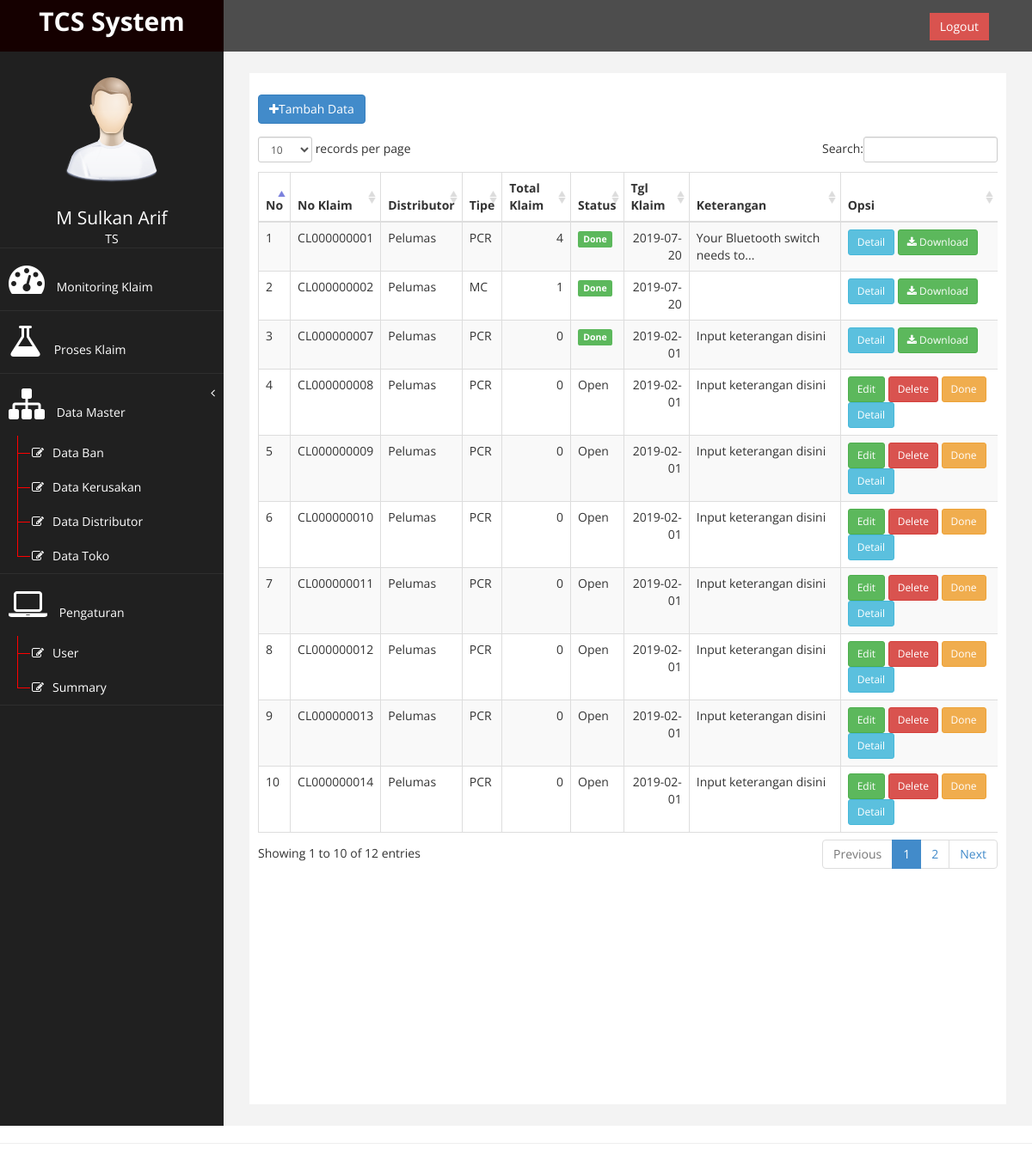
The app's page /?page=klaim (signed in), older data.
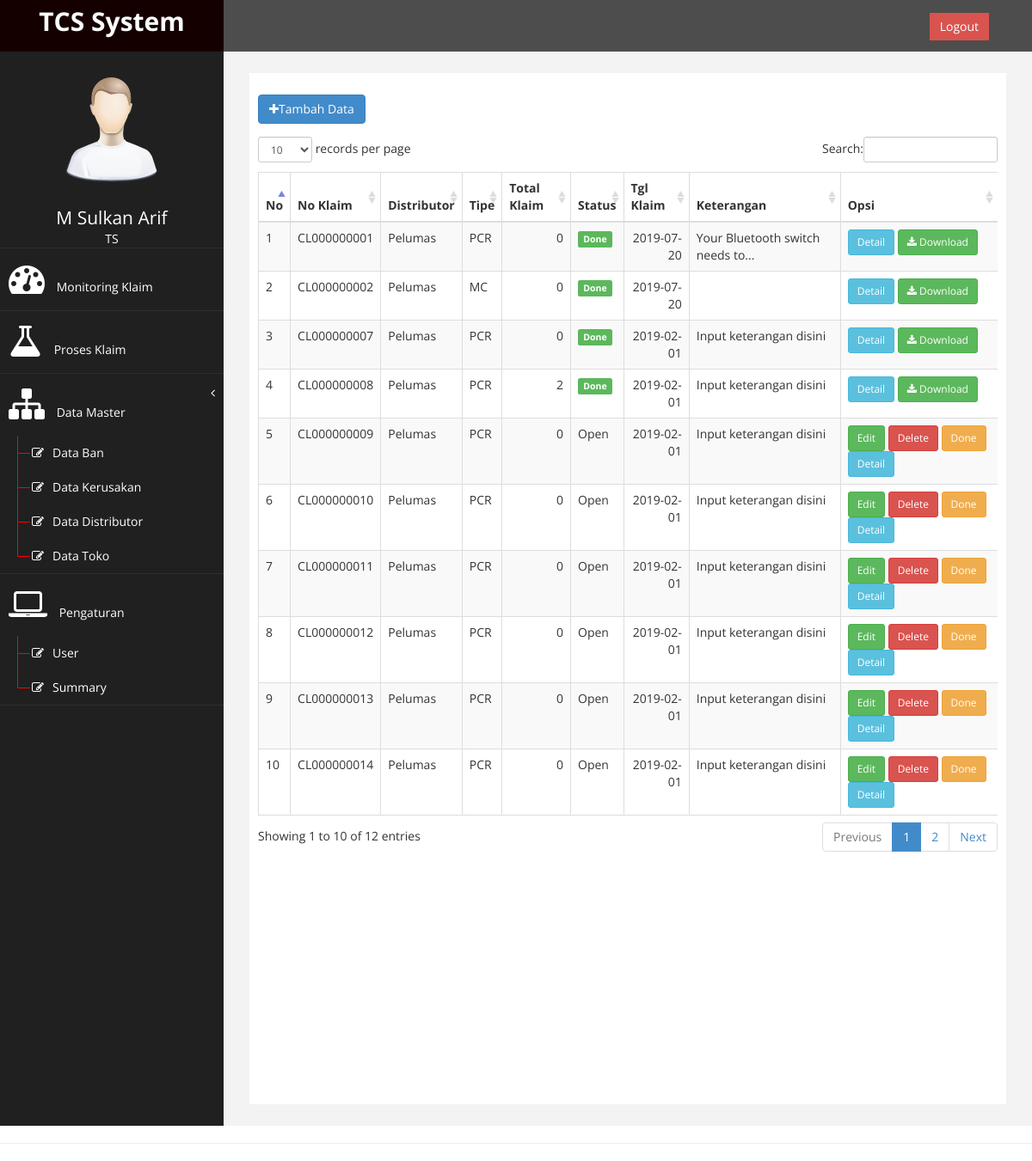
The same page, newer data.
### tables this page shows
CREATE TABLE `db_klaim` (
  `id_klaim` int(11) NOT NULL AUTO_INCREMENT,
  `no_klaim` varchar(20) NOT NULL,
  `grup` varchar(20) NOT NULL,
  `id_distributor` int(1) NOT NULL,
  `tgl_klaim` date DEFAULT NULL,
  `keterangan` text,
  `status` enum('Open','Done') NOT NULL DEFAULT 'Open',
  `tgl_selesai` datetime DEFAULT NULL,
  PRIMARY KEY (`id_klaim`)
);

CREATE TABLE `db_distributor` (
  `id_distributor` int(200) NOT NULL AUTO_INCREMENT,
  `kode_distributor` varchar(100) NOT NULL,
  `nama_distributor` varchar(100) NOT NULL,
  `grup` enum('Internasional','Lokal') NOT NULL,
  `alamat` varchar(200) NOT NULL,
  `area` varchar(100) NOT NULL,
  `kota` varchar(100) NOT NULL,
  `telepon` int(100) NOT NULL,
  PRIMARY KEY (`id_distributor`)
);

### page/proses/proses.php (the view, shortened to what this page needs)
<?php
$klaim = [];
$sql = " SELECT k.*,d.nama_distributor, coalesce(dt.total,0) as total
    FROM db_klaim k
    INNER JOIN db_distributor d ON k.id_distributor=d.id_distributor
    LEFT JOIN (
    SELECT id_klaim, COUNT(*) AS total
    FROM db_klaim_detail
    GROUP BY id_klaim) AS dt ON k.id_klaim = dt.id_klaim ";
$query = mysqli_query($conn, $sql);
$no = 1;
while ($row = mysqli_fetch_assoc($query)) {
    $row['no'] = $no;
    $klaim[] = $row;
    $no++;
}
?>
</div>
<div class="panel-body">
    <a href="?page=klaim&aksi=tambah" class="btn btn-primary" style="margin-bottom: 15px"><i class="fa fa-plus"></i>Tambah Data</a>
    <div class="table-responsive">
        <table class="table table-striped table-bordered table-hover" id="dataTables-example">
            <thead>
                <tr>
                    <th>No</th>
                    <th>No Klaim</th>
                    <th>Distributor</th>
                    <th>Tipe</th>
                    <th>Total Klaim</th>
                    <th>Status</th>
                    <th>Tgl Klaim</th>
                    <th>Keterangan</th>
                    <th>Opsi</th>
                </tr>
            </thead>
            <tbody>
                <?php
                foreach ($klaim as $key => $v) : ?>
                    <tr>
                        <td><?= $v['no'] ?></td>
                        <td><?= $v['no_klaim'] ?></td>
                        <td><?= $v['nama_distributor'] ?></td>
                        <td><?= $v['grup'] ?></td>
                        <td class="text-right"><?= $v['total'] ?></td>
                        <td><span class="<?= $v['status'] == 'Done' ? 'label label-success' : '' ?>"><?= $v['status'] ?></span></td>
                        <td class="text-right"><?= $v['tgl_klaim'] ?></td>
                        <td data-toggle="tooltip" title="<?= $v['keterangan'] ?>"><?= strlen($v['keterangan']) >= 30 ? substr($v['keterangan'], 0, 30) . '...' : $v['keterangan'] ?></td>
                        <td>
                            <?php
                            if ($v['status'] == 'Open') : ?>
                                <a href="?page=klaim&aksi=edit&id_klaim=<?= $v['id_klaim'] ?>" class="btn btn-sm btn-success">Edit</a>
                                <button onclick="doDelete('<?= $v['id_klaim'] ?>')" class="btn btn-sm btn-danger">Delete</button>
                                <?php
                                if ($_SESSION['akses'] == 'TS') : ?>
                                    <button onclick="doneProcess('<?= $v['id_klaim'] ?>')" class="btn btn-sm btn-warning">Done</button>
                                <?php endif; ?>
                            <?php endif; ?>
                            <a href="?page=klaim&aksi=detail&id_klaim=<?= $v['id_klaim'] ?>&status=<?= $v['status'] ?>" class="btn btn-sm btn-info">Detail</a>
                            <?php if ($v['status'] == 'Done') : ?>
                                <button onclick="downloadExcel('<?= $v['id_klaim'] ?>')" class="btn btn-sm btn-success"><i class="fa fa-download"></i> Download</button>
                            <?php endif ?>
                        </td>
                    </tr>
                <?php endforeach; ?>
            </tbody>
        </table>
    </div>
</div>
</div>
</div>

Row changes from the older to the newer data that the page shows:
computed for db_klaim "CL000000001": total "4" → "0"
computed for db_klaim "CL000000002": total "1" → "0"
changed db_klaim "CL000000008": total "0" → "2"; status "Open" → "Done"; status "Edit Delete Done" → "Download"
